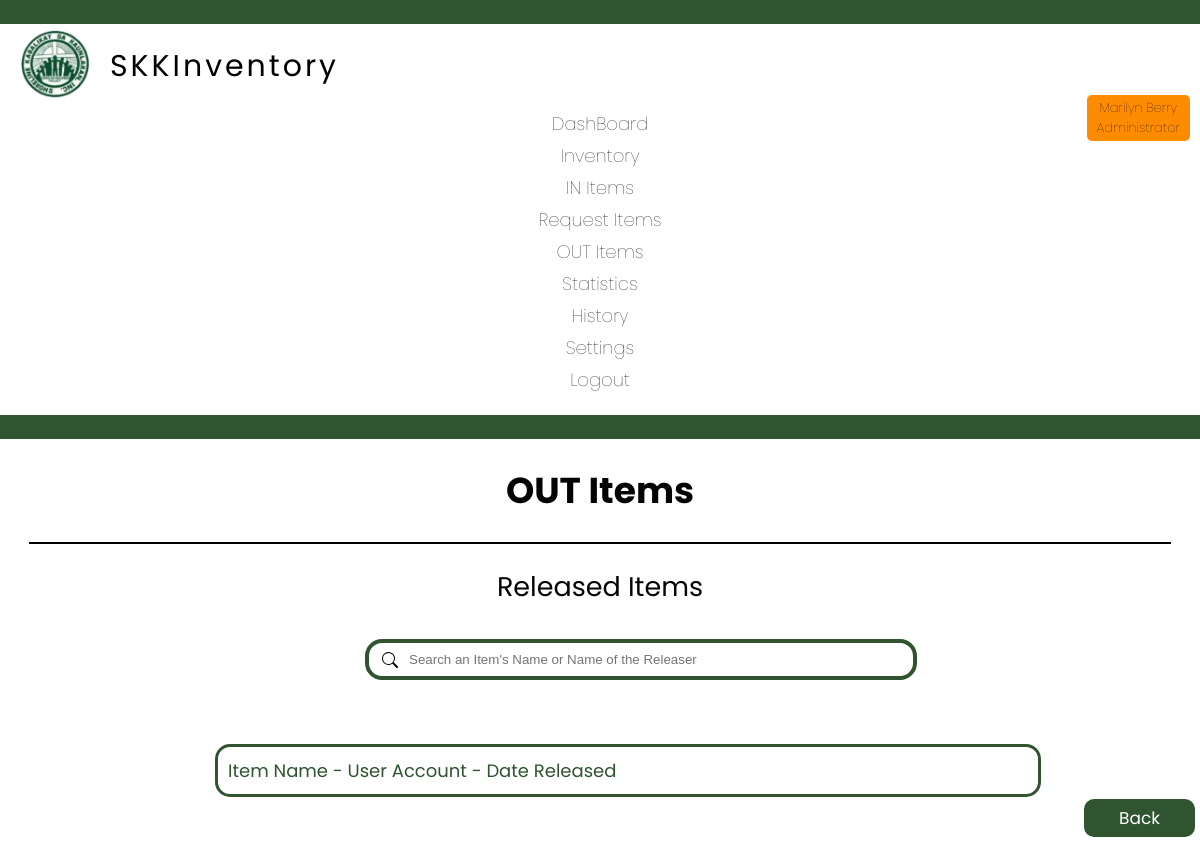
Page /out.php (signed in) on the earlier database version.
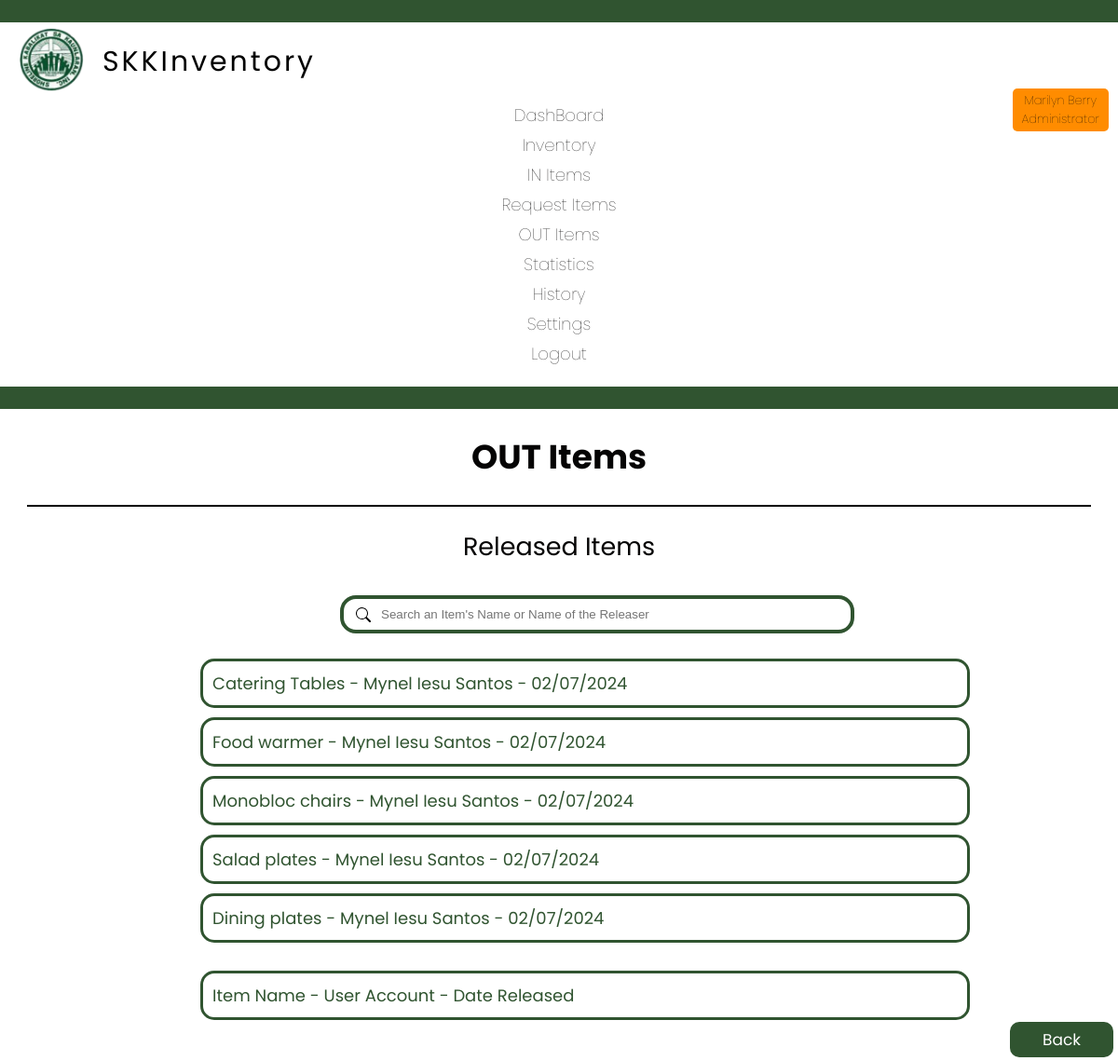
Same page on the later database version.
### tables this page shows
CREATE TABLE `out_items` (
  `id` int(11) NOT NULL AUTO_INCREMENT,
  `product_name` varchar(20) NOT NULL,
  `quantity` int(20) NOT NULL,
  `condition_new` int(20) NOT NULL,
  `condition_good` int(20) NOT NULL,
  `condition_bad` int(20) NOT NULL,
  `user` varchar(100) NOT NULL,
  `date` date NOT NULL,
  `remarks` varchar(1000) NOT NULL,
  `building` int(20) NOT NULL,
  `floor` int(11) NOT NULL,
  `room` int(20) NOT NULL,
  `product_id` int(10) NOT NULL,
  PRIMARY KEY (`id`)
);

### out_items.php (the view, shortened to what this page needs)
<?php
include 'connect.php';
$recordsPerPage = 10;
$page = isset($_GET['page']) ? $_GET['page'] : 1;
$offset = ($page - 1) * $recordsPerPage;
$search = isset($_GET['search']) ? $_GET['search'] : '';
$sql = "SELECT id, product_name, user, DATE_FORMAT(date, '%m/%d/%Y') AS formatted_date
        FROM out_items
        WHERE product_name LIKE '%$search%' OR user LIKE '%$search%' OR date LIKE '%$search%'
        ORDER BY id DESC
        LIMIT $recordsPerPage OFFSET $offset";
$result = $conn->query($sql);
echo '<div class="search-form1">';
echo '<form method="GET" action="" id="searchForm">';
echo '<input type="text" name="search" id="search1" placeholder="Search an Item\'s Name or Name of the Releaser" value="' . $search . '">';
echo '</form>';
echo '</div>';
echo '<br>';
echo '<div class="input-container">';
if ($result->num_rows > 0) {
    while ($row = $result->fetch_assoc()) {
        echo '<a style="text-decoration:none; margin-left:-10px;" class="input2" href="out_item_release.php?id=' . $row['id'] . '">' . $row["product_name"] . ' - ' . $row["user"] . ' - ' . $row["formatted_date"] . '</a>';
    }
}
echo '</div>';

### out.php (shortened to what this page needs)
<!DOCTYPE html>
<html lang="en">
<head>
    <link rel="stylesheet" href="css/inventory.css">
    <link rel="stylesheet" href="css/footer.css">
    <?php
    $username = $_SESSION['username'];
    if ($_SESSION['username']) {
        if ($username == 'superadmin1' || $username == 'superadmin2') {
            include 'header_superadmin.php';
        } else if ($username == 'admin') {
            include 'header_admin.php';
        } else {
            include 'header.php';
        }
    } else {
        header("Location: index.php");
    }
    ?>
</head>
<body>
    <h1 class="font dashboard">OUT Items</h1>
    <hr class="dashhr">
    <h2 class="font edit">Released Items</h2>
    <div class="form-container">
        <div class="input-container">
            <?php include 'out_items.php'; ?>
            <h4 class="input2">Item Name - User Account - Date Released</h4>
        </div>
    </div>
</body>
<div class="backpos">
    <footer>
        <a style="text-decoration:none" href="inventory.php" class="back">Back</a>
    </footer>
</div>
</html>

### header_admin.php (shortened to what this page needs)
<link rel="stylesheet" href="css/header.css">
<link rel="stylesheet" href="css/responsive.css">
<header>
    <hr class="hr1">
    <a href="dashboard.php"><img class="logo" src="images/logo1.png" alt="logo"></a>
    <div class="title">
        <h1>SKKInventory</h1><br>
    </div>
    <div class="menupos">
        <a href="dashboard.php" class="menu">DashBoard</a>
        <a href="inventory.php" class="menu">Inventory</a>
        <a href="add.php" class="menu">IN Items</a>
        <a href="request.php" class="menu ">Request Items</a>
        <a href="out.php" class="menu">OUT Items</a>
        <a href="statistics.php" class="menu">Statistics</a>
        <a href="history.php" class="menu">History</a>
        <a href="settings.php" class="menu">Settings</a>
        <a href="logout.php" class="menu">Logout</a>
        <?php
         $handler = $_SESSION['handler'];
         $position = $_SESSION['position'];
         echo '<div class="highlighted-code" style="position: absolute; right: 0; margin-top: -15px; margin-right: 10px;"><div class="fonttitle menu1" style="text-align: center; margin-right: 0px; margin-bottom: -7px;">' . $handler . '<br>' . $position . '<span></div></div>';
         ?>
    </div>
    <hr class="hr2">
</header>

### css/inventory.css (style rules this page uses)
.font { font-family: "Poppins"; font-weight: normal; color: #050404; }
.dashboard { text-align: center; font-weight: bold; }
.dashhr { border: 1px solid; width: 95%; margin: auto; }
.search-form1 { margin-top: 20px; border: none; padding: 0; }
#search1 { border: 4px solid #305430; border-radius: 17px; margin-left: 30%; width: 100%; padding: 9px 4px 9px 40px; }
.edit { text-align: center; }
.input-container { font-family: "Poppins"; margin-top: -20px; padding: 10px; margin-bottom: 10px; display: inline-block; width: 500px; color: #305430; }
.form-container { display: flex; justify-content: center; margin-left: -270px; margin-bottom: 10px; }
.input2 { font-family: "Poppins"; border: 3px solid #305430; border-radius: 15px; padding: 10px; margin-top: 10px; display: inline-block; width: 800px; color: #305430; font-weight: normal; }

### css/footer.css (style rules this page uses)
.back { padding-top: 7px; padding-bottom: 7px; padding-left: 35px; padding-right: 35px; background-color: #305430; color: #ffffff; border: none; border-radius: 10px; cursor: pointer; font-family: "Poppins"; font-size: 17px; text-align: center; }
.backpos { position: fixed; bottom: 0; right: 0; margin-bottom: 10px; margin-right: 5px; }

### css/header.css (style rules this page uses)
body { margin: 0; padding: 0; }
header a { color: #fff; text-decoration: none; margin-right: 10px; }
.hr1, .hr2 { box-sizing: border-box; border: 12px solid #305430; width: 100%; margin: 0; padding: 0; }
.hr2 { margin-top: 17px; }
.logo { margin-left: 20px; height: 70px; margin-top: 5px; }
.fonttitle { font-family: "Poppins"; font-weight: normal; color: #050404; font-size: 13px; }
.title h1 { font-family: "Poppins"; font-size: 30px; margin-left: 110px; margin-top: -60px; margin-bottom: 0%; letter-spacing: 3px; font-weight: normal; }
.menupos { display: flex; margin-top: -55px; margin-bottom: 0%; margin-left: 370px; }
.menu { margin-right: 25px; font-family: "Poppins"; font-weight: lighter; color: #050404; }
.menu1 { margin-right: 25px; margin-top: -7px; font-family: "Poppins"; font-weight: lighter; color: #050404; }
@media screen and (max-width: 1215px) { .menupos { flex-direction: column; margin-top: 0; margin-left: 0; } }
@media screen and (max-width: 1215px) { .menu { display: block; width: 100%; text-align: center; margin-bottom: 5px; } }

### css/responsive.css (style rules this page uses)
@media only screen and (min-width: 1025px) { body { font-size: 18px; width: auto; height: 97.8vh; } }

### header_admin.php (style rules this page uses)
.highlighted-code { background-color: #FF8C00; padding: 10px; border-radius: 5px; display: inline-block; }

Differences in the rows shown:
added out_items: product_name "Catering Tables", user "Mynel Iesu Santos", formatted_date "02/07/2024"
added out_items: product_name "Food warmer", user "Mynel Iesu Santos", formatted_date "02/07/2024"
added out_items: product_name "Monobloc chairs", user "Mynel Iesu Santos", formatted_date "02/07/2024"
added out_items: product_name "Salad plates", user "Mynel Iesu Santos", formatted_date "02/07/2024"
added out_items: product_name "Dining plates", user "Mynel Iesu Santos", formatted_date "02/07/2024"
